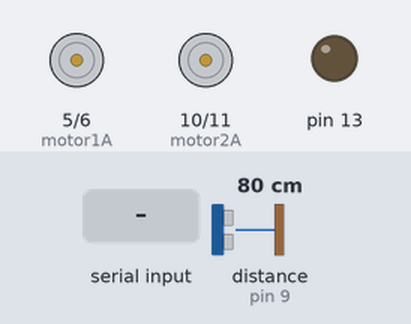
Recording of a sketch running on a simulated Arduino Uno, built with avr-gcc and run on an emulated ATmega328P. On the bench: motor-driver pin pairs drawn as motors (green arrow = first pin HIGH = forward, orange = second pin HIGH = backward, longer = more drive), output pins drawn as LEDs (lit = HIGH). Wiring (inferred from the names in the program): ultrasonic range finder: trigger pin 12; echo pin 9. The inputs (shaded band) are chosen by the test bench; at power-on: distance to the obstacle (sensor on pin 9) 80 cm. The echo pulse lasts 58.3 µs per cm; pins used as bus, display or sensor lines are not drawn; what the sketch prints to the serial monitor is not drawn.

Above: at 1.8 s.
1.9 s: "b" received over the second serial link
At 3.1 s:
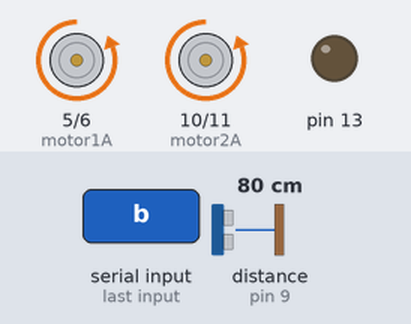
3.6 s: "f" received over the second serial link
At 5.1 s:
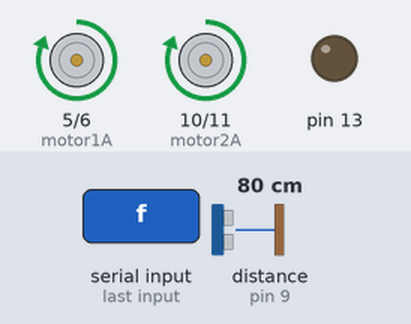
5.7 s: "v" received over the second serial link
At 7.2 s:
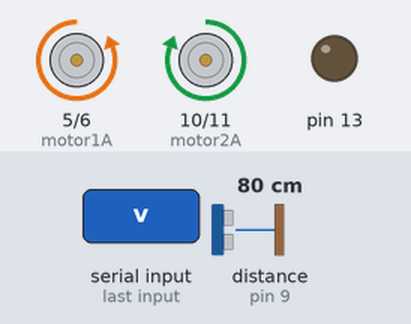
7.8 s: "h" received over the second serial link
At 9.2 s:
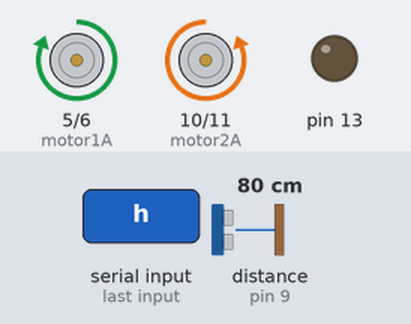
Timing chart, 0 to 10.8 s (numbered marks = the images above; inputs shaded):
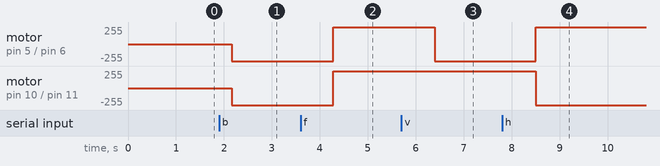

The sketch:

Robot_finished.ino
```cpp
#include <SoftwareSerial.h>
int bluetoothTx = 3;
int bluetoothRx = 4;

int motor1A=5;
int motor1B=6;

int motor2A=10;
int motor2B=11;

int TriggerPin = 12;
int EchoPin = 9;

//her kalder vi de forskellige pins så hver pin har et navn man kan kalde senere


SoftwareSerial bluetooth(bluetoothTx, bluetoothRx);//Arduino RX,Tx
char msg;
int counter = 0;
void setup(){
  Serial.begin(9600);
  pinMode(13,OUTPUT);
  digitalWrite(13,LOW);
  bluetooth.begin(115200);//standard bluetooth mate

  pinMode(motor1A,OUTPUT);
  pinMode(motor1B,OUTPUT);

  pinMode(motor2A,OUTPUT);
  pinMode(motor2B,OUTPUT);

  pinMode(TriggerPin, OUTPUT);
  pinMode(EchoPin, INPUT);

  //her fortæller vi de forskellige pins lidt om hvad de skal gøre

}


void loop(){
  digitalWrite(TriggerPin, LOW);
  delayMicroseconds(2);
  digitalWrite(TriggerPin, HIGH);
  delayMicroseconds(10);
  digitalWrite(TriggerPin, LOW);
  {
  int val = pulseIn(EchoPin, HIGH);
  val=val/58;
  if (val >= 400) {
    Serial.print("Out of range.");
    Serial.println();
  }
  else {
    Serial.print("Distance: ");
    Serial.print(val);
    Serial.print(" cm, ");
    Serial.println();
  }
  delay(50);
  }

  bluetooth.listen();
  modtagFraBluetooth();
  //Serial.println(counter);
  bluetooth.println(counter);
  counter++;
  delay(1000);

  //Her fortæller vi arduinoen en komando som den skal gentage konstant
}


void modtagFraBluetooth(){
  //her gør vi så arduinoen kan få et signal via Bluetooth samtidig med at vi også kalder nogle komandoer
  char msg;
  Serial.print("data:");
  if(bluetooth.available()){
    msg= (char)bluetooth.read();
    Serial.println(msg);
    if(msg =='b'){
    bach();
    }

     else if(msg =='s'){
      stop();
     }

   else if (msg =='f'){
    frem();
   }

   else if (msg =='v'){
    left();
   }

   else if (msg =='h'){
    right();
   }
    }
    bluetooth.print(msg);
  }

void frem(){
  //her får vi arduinoen til at sende et signal til de to motorere som får dem til at køre frem
  digitalWrite(motor1A, HIGH);
  digitalWrite(motor1B, LOW);

  digitalWrite(motor2A, HIGH);
  digitalWrite(motor2B, LOW);
}

void bach(){
  //her sender den signal til at bakke
  digitalWrite(motor1B, HIGH);
  digitalWrite(motor1A, LOW);

  digitalWrite(motor2B, HIGH);
  digitalWrite(motor2A, LOW);
}

void right(){
  //her får den, den til at dreje til højre
  digitalWrite(motor1A, HIGH);
  digitalWrite(motor1B, LOW);

  digitalWrite(motor2B, HIGH);
  digitalWrite(motor2A, LOW);
}

void left(){
  //her får den, den til at dreje til venstre
  digitalWrite(motor1B, HIGH);
  digitalWrite(motor1A, LOW);

  digitalWrite(motor2A, HIGH);
  digitalWrite(motor2B, LOW);
}

void stop(){
  //her stopper den bække motorere helt
  digitalWrite(motor1B, LOW);
  digitalWrite(motor1A, LOW);

  digitalWrite(motor2A, LOW);
  digitalWrite(motor2B, LOW);
}
```

Measured:
- after the input at 1.9 s, motor on pin 5 (motor1A) / pin 6 (motor1B), motor on pin 10 (motor2A) / pin 11 (motor2B): stopped → backward 255/255 after 0.27 s
- after the input at 3.6 s, motor on pin 5 (motor1A) / pin 6 (motor1B), motor on pin 10 (motor2A) / pin 11 (motor2B): backward 255/255 → forward 255/255 after 0.68 s
- after the input at 5.7 s, motor on pin 5 (motor1A) / pin 6 (motor1B): forward 255/255 → backward 255/255 after 0.69 s
- after the input at 7.8 s, motor on pin 5 (motor1A) / pin 6 (motor1B): backward 255/255 → forward 255/255 after 0.70 s; motor on pin 10 (motor2A) / pin 11 (motor2B): forward 255/255 → backward 255/255 after 0.70 s
